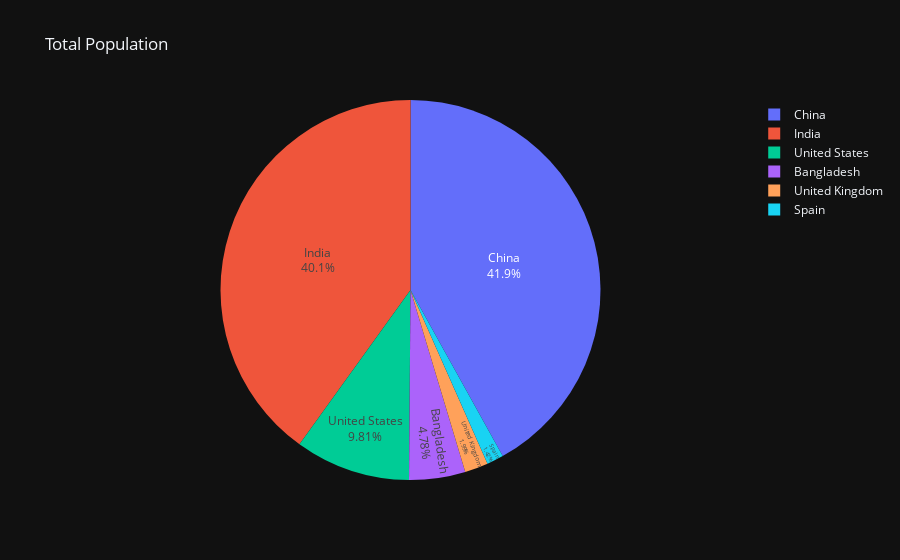

Notebook cell for this chart:
### Code cell
fig = px.pie(df_pivot, values='SP.POP.TOTL', names='Country Name', title='Total Population',hover_name='Country Name')
fig.update_traces(textposition='inside', textinfo='percent+label')
fig.show()

### Figure 1 — Plotly figure (JSON) as saved in the notebook; plotly's stock layout.template omitted (floating-point values rounded to 4 significant figures)
{"data": [{"domain": {"x": [0, 1], "y": [0, 1]}, "hovertemplate": "<b>%{hovertext}</b><br><br>Country Name=%{label}<br>SP.POP.TOTL=%{value}<extra></extra>", "hovertext": ["Bangladesh", "China", "Spain", "United Kingdom", "India", "United States"], "labels": ["Bangladesh", "China", "Spain", "United Kingdom", "India", "United States"], "legendgroup": "", "name": "", "showlegend": true, "textinfo": "percent+label", "textposition": "inside", "type": "pie", "values": [156256287, 1371220000, 46444832, 65116219, 1310152392, 320738994]}], "layout": {"legend": {"tracegroupgap": 0}, "title": {"text": "Total Population"}}}
